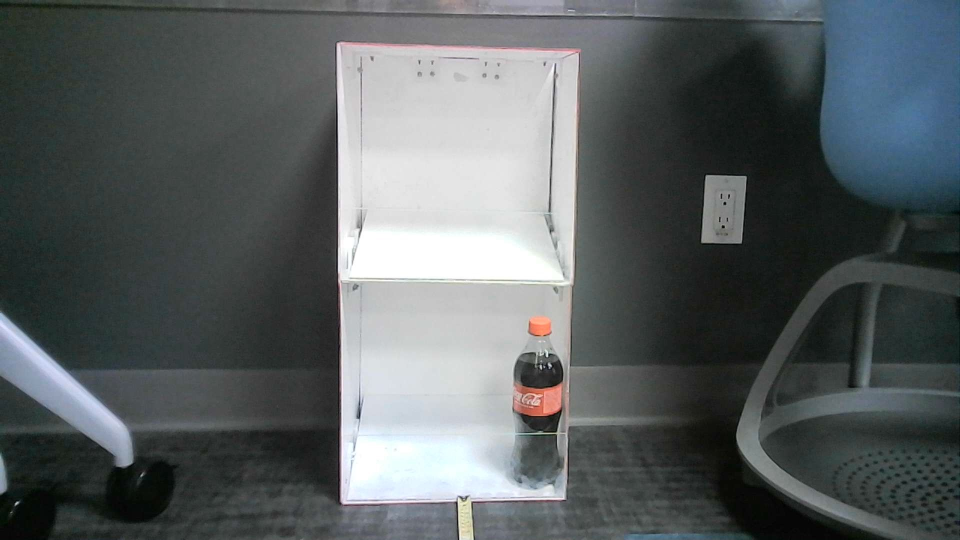
#> input picture test1_images/WIN_20220926_20_04_23_Pro.jpg, 1920 x 1080 px, given in place of the camera (shown at 1/2 size)
$ python videoFrigeIdHoughLines.py
#> lines starting #> are read from the running program, lines starting #| are printed output that depends on the picture; after the words box and inside, x2 and y2 are one past the last pixel; in counts of white or black regions, pixels touching at a corner belong together
import cv2
import numpy as np
import os

vid = cv2.VideoCapture(0)

fotoNum = 0

while(True):
    ret, image = vid.read()
#> image is the input picture: shape (1080, 1920, 3); mean B, G, R 96.5, 95.3, 89.5

    if type(image) != type(None):
        h, l, d = image.shape
#> h = 1080; l = 1920; d = 3
        thresh = 10

        gray = cv2.cvtColor(image,cv2.COLOR_BGR2GRAY)
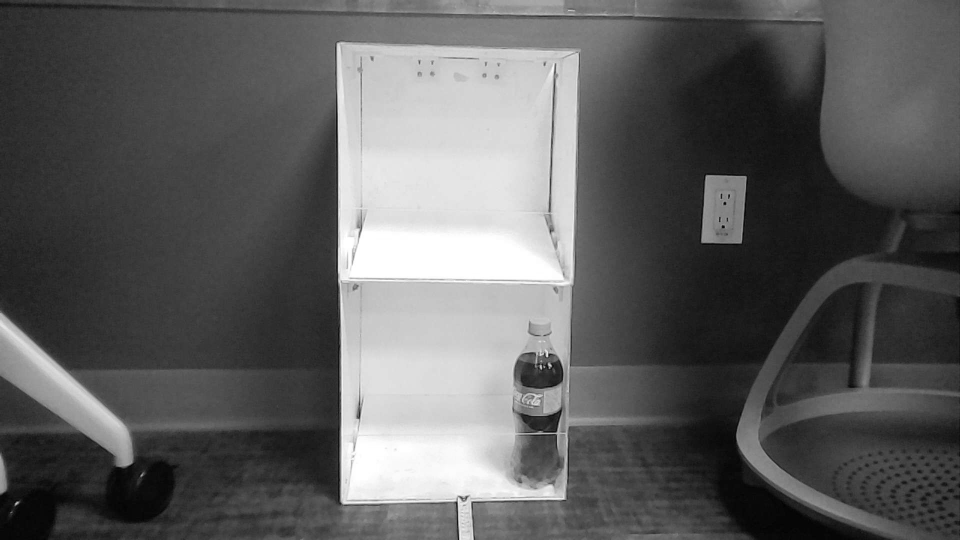
#> gray: shape (1080, 1920) (shown at 1/2 size); min 0, max 255, mean 93.8

        # Use canny edge detection
        edges = cv2.Canny(gray,50,150,apertureSize=3)
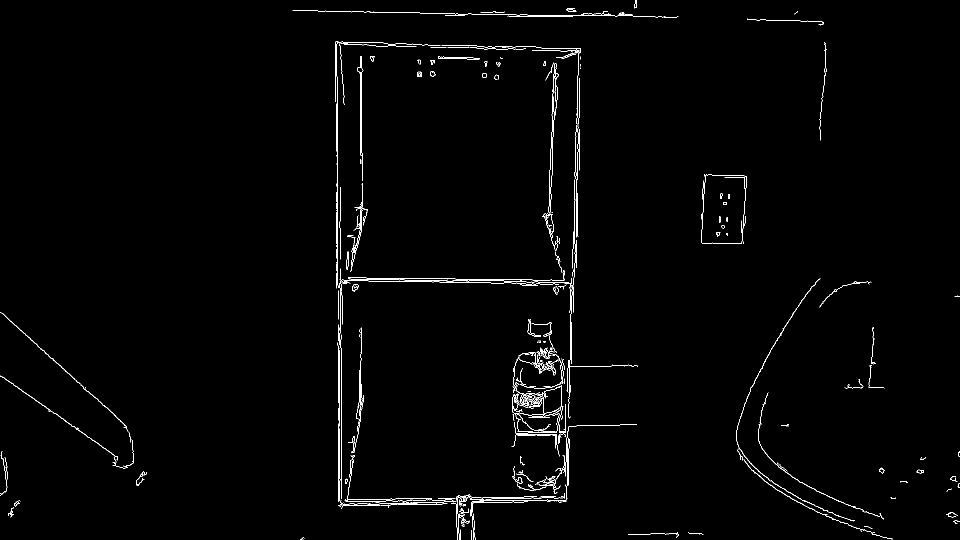
#> edges: shape (1080, 1920) (shown at 1/2 size); 1.1% white in thin lines or dots

        # Apply HoughLinesP method to
        # to directly obtain line end points
        lines_list =[]
        lines = cv2.HoughLinesP(
                    edges, # Input edge image
                    1, # Distance resolution in pixels
                    np.pi/180, # Angle resolution in radians
                    threshold=100, # Min number of votes for valid line
                    minLineLength=450, # Min allowed length of line
                    maxLineGap=100 # Max allowed gap between line for joining them
                    )
#> lines = 19 rows, first 6: [585, 21, 1353, 34], [682, 1016, 682, 560], [721, 561, 721, 85], [723, 818, 723, 85], [673, 560, 1147, 569], [1138, 742, 1162, 28]

        highest = [(0, h), (0, h)]
#> highest = [(0, 1080), (0, 1080)]

        if type(lines) != type(None):
            for points in lines:
                # Extracted points nested in the list
                x1,y1,x2,y2=points[0]

                if (abs(y2 - y1) < thresh) and (abs(x2 - x1) < int(l * 0.25)):
                    cv2.line(image,(x1,y1),(x2,y2),(0,255,255),2)
                    # Maintain a simples lookup list for points
                    lines_list.append([(x1,y1),(x2,y2)])
                    if (y1 < highest[0][1]):
                        highest = [(x1,y1),(x2,y2)]
#> this loop made 19 passes
#> (x1, y1, x2, y2) on passes 1 to 12: (585, 21, 1353, 34), (682, 1016, 682, 560), (721, 561, 721, 85), (723, 818, 723, 85), (673, 560, 1147, 569), (1138, 742, 1162, 28), (673, 557, 1147, 565), (1135, 867, 1164, 28), (1131, 1002, 1158, 228), (1133, 997, 1158, 261), (673, 554, 1142, 562), (1140, 620, 1159, 97)
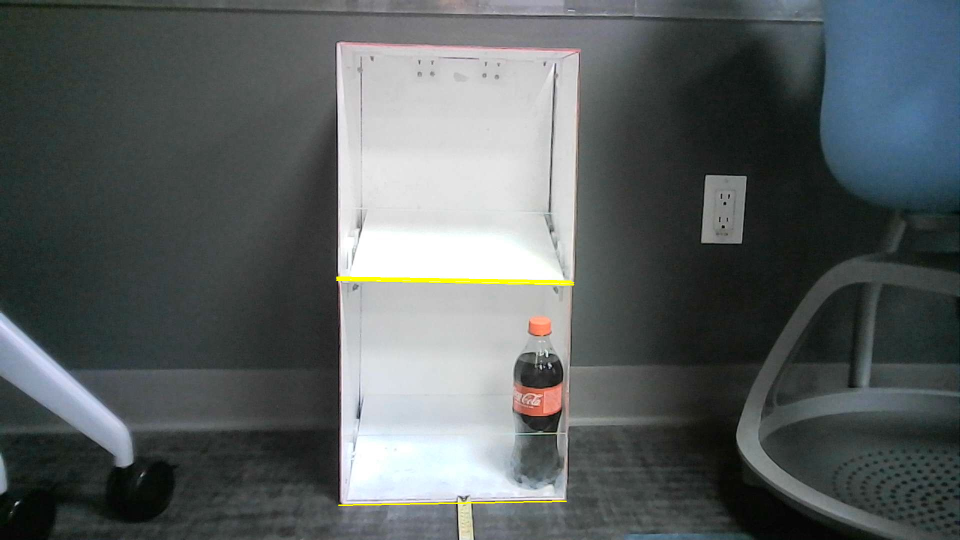
#> image: shape (1080, 1920, 3) (shown at 1/2 size); 0.27% of pixels changed, all inside (x1, y1, x2, y2) = (672, 553, 1149, 1012)
#> after the loop, lines_list = [[(673, 560), (1147, 569)], [(673, 557), (1147, 565)], [(673, 554), (1142, 562)], [(677, 1010), (1132, 1002)]]

        cv2.line(image, highest[0], highest[1], (255, 0, 0), 3)

        side = abs(highest[0][0] - highest[1][0])
#> side = 469

        alt = [highest[0][1], highest[1][1]]
#> alt = [554, 562]

        p1 = (0, 0)
        p2 = (0, 0)

        if(alt[0] - side < 0) or (alt[1] - side < 0):
            p1 = (highest[0][0], highest[0][1])
            p2 = (highest[1][0], highest[0][1] + 2 * side)

        elif(alt[0] - 2 * side < 0) or (alt[1] - 2 * side < 0):
            p1 = (highest[0][0], highest[0][1] - side)
#> p1 = (673, 85)
            p2 = (highest[1][0], highest[0][1] + side)
#> p2 = (1142, 1023)

        else:
            p1 = (highest[0][0], highest[0][1] - 2 * side)
            p2 = (highest[1][0], highest[0][1] - 2 * side)

        cv2.line(image, (p1[0], p1[1]),(p1[0], p2[1]), (255, 0, 0), 3)

        cv2.line(image, (p1[0], p1[1]),(p2[0], p1[1]), (255, 0, 0), 3)

        cv2.line(image, (p1[0], p2[1]),(p2[0], p2[1]), (255, 0, 0), 3)

        cv2.line(image, (p2[0], p1[1]),(p2[0], p2[1]), (255, 0, 0), 3)

        divH = int(abs(p1[0] - p2[0]) / 4)
#> divH = 117
        divV = int(abs(p1[1] - p2[1]) / 2)
#> divV = 469

        cv2.line(image, (p1[0], p1[1] + divV), (p2[0], p1[1] + divV), (255, 0, 0), 2)

        cv2.line(image, (p1[0] + 1 * divH, p1[1]), (p1[0] + 1 * divH, p2[1]), (255, 0, 0), 2)
        cv2.line(image, (p1[0] + 2 * divH, p1[1]), (p1[0] + 2 * divH, p2[1]), (255, 0, 0), 2)
        cv2.line(image, (p1[0] + 3 * divH, p1[1]), (p1[0] + 3 * divH, p2[1]), (255, 0, 0), 2)
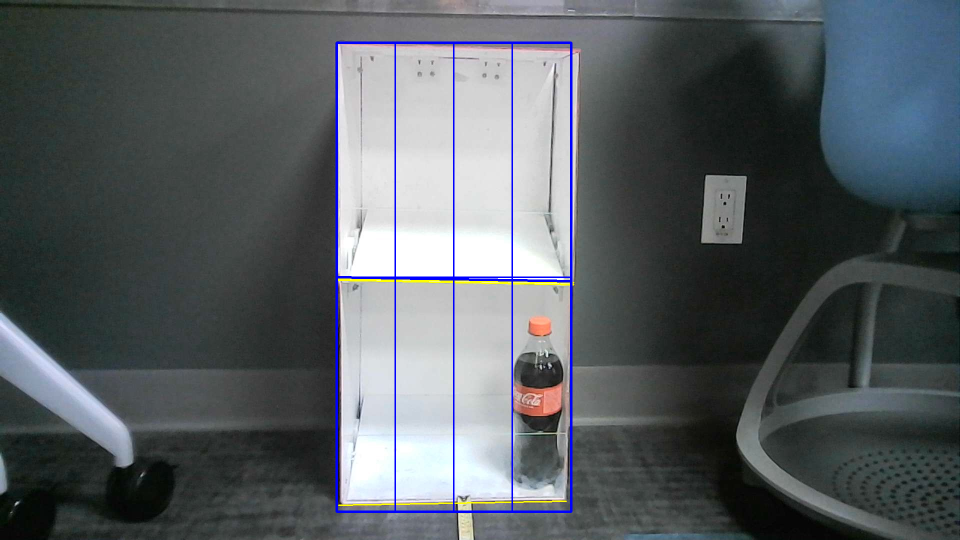
#> image: shape (1080, 1920, 3) (shown at 1/2 size); mean B, G, R 97.4, 93.4, 87.7

        image = cv2.resize(image, (int(l/2), int(h/2)))
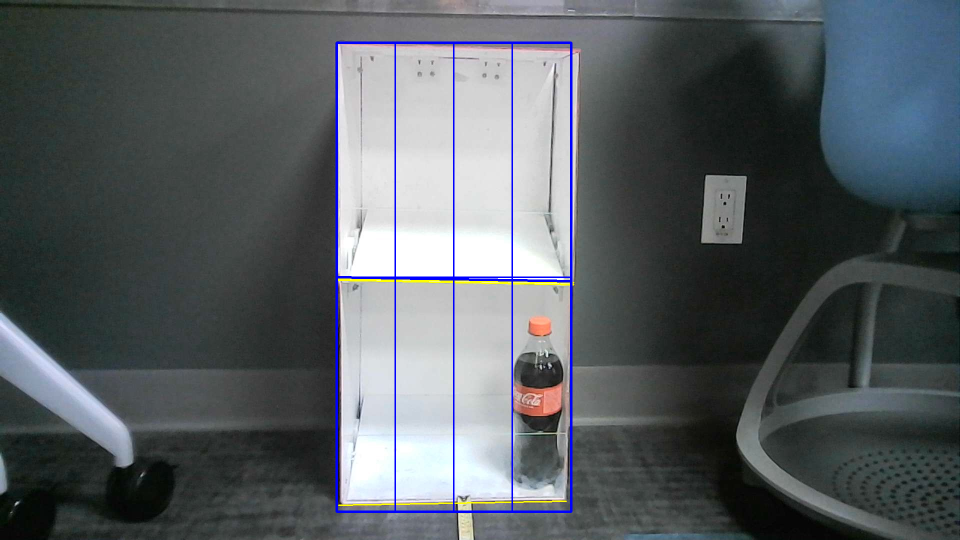
#> image: shape (540, 960, 3); mean B, G, R 97.5, 93.6, 87.8

        cv2.imshow('image', image[:l, :h])

        key = cv2.waitKey(1)
#> (key q is pressed here)

        if key & 0xFF == ord('q'):
            break

        if key & 0xFF == ord('f'):
            roi1 = image[p1[0] : p1[0] + 1 * divH, p1[1] : p1[1] + divV]
            roi2 = image[p1[0] + 1 * divH : p1[0] + 2 * divH, p1[1] : p1[1] + divV]
            roi3 = image[p1[0] + 2 * divH : p1[0] + 3 * divH, p1[1] : p1[1] + divV]
            roi4 = image[p1[0] + 3 * divH : p1[0] + 4 * divH, p1[1] : p1[1] + divV]

            roi5 = image[p1[0] : p1[0] + 1 * divH, p1[1] + divV : p1[1] + 2 * divV]
            roi6 = image[p1[0] + 1 * divH : p1[0] + 2 * divH, p1[1] + divV : p1[1] + 2 * divV]
            roi7 = image[p1[0] + 2 * divH : p1[0] + 3 * divH, p1[1] + divV : p1[1] + 2 * divV]
            roi8 = image[p1[0] + 3 * divH : p1[0] + 4 * divH, p1[1] + divV : p1[1] + 2 * divV]

            rois = [roi1, roi2, roi3, roi4, roi5, roi6, roi7, roi8]

            for i in range(8):
                name = "./Data/roi" + str(i) + "_foto" + str(fotoNum) + ".jpg"
                cv2.imwrite(name, rois[i])

            fotoNum += 1


vid.release()
# Destroy all the windows
cv2.destroyAllWindows()
